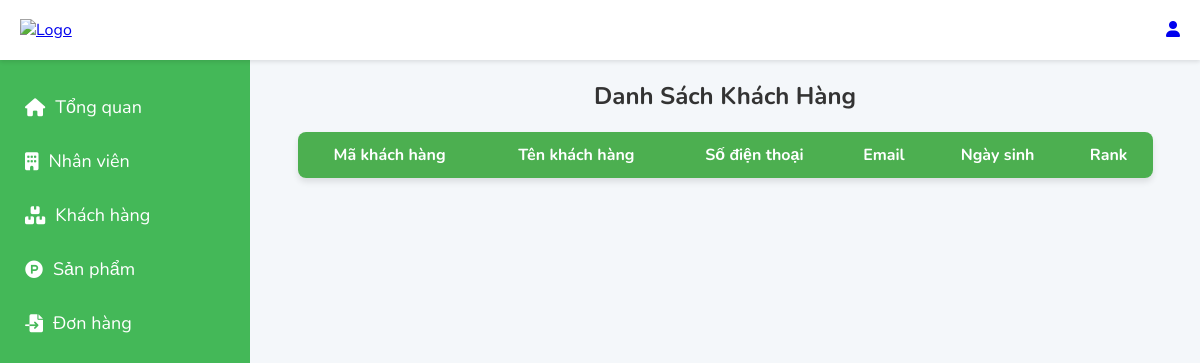
The page /admin/khachhang on the database as committed earlier.
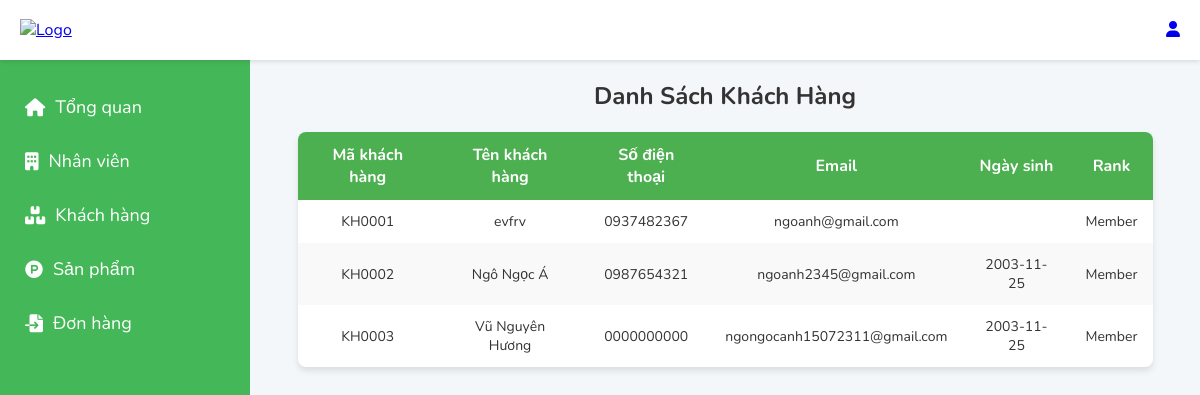
The same page on the database as committed later.
### tables this page shows
CREATE TABLE `khachhang` (
  `id` varchar(50) NOT NULL,
  `tenkhachhang` varchar(100) NOT NULL,
  `email` varchar(100) DEFAULT NULL,
  `sdt` varchar(15) NOT NULL,
  `password` varchar(200) NOT NULL,
  `ngaysinh` date DEFAULT NULL,
  `id_rank` int(3) NOT NULL,
  `verification_code` int(6) DEFAULT NULL
);

CREATE TABLE `rank` (
  `id_rank` int(3) NOT NULL,
  `name` varchar(50) NOT NULL,
  `Min_point` int(10) NOT NULL,
  `discount` varchar(10) NOT NULL
);

### core/controller.php (called while the page is built, shortened)
<?php
class controller {
    public function model($model) {
        return new $model();
    }
    public function view($view, $data=NULL) {
        require_once 'app/views/' . $view . '.php';
    }
}
?>

### app/Controllers/admincontroller.php (called while the page is built, shortened)
<?php
require_once 'core/Controller.php';
class adminController extends Controller
{
    private $adminModel;
    public function __construct()
    {
        $this->adminModel = $this->model('adminModel');
    }
    public function khachhang()
    {
        $listkh = $this->adminModel->getlistkh();
        $this->view('admin/listkh', ['listkh' => $listkh]);
    }
}

### core/routers.php (called while the page is built, shortened)
<?php
    class Router {
        protected $action = 'trangchu';
        private function parseUrl($uri) {
            return explode('/', filter_var(rtrim($uri, '/'), FILTER_SANITIZE_URL));
        }
        public function dispatch($uri) {
            $url = $this->parseUrl($uri);
            if(file_exists('app/Controllers/' . $url[2] . 'Controller.php')) {
                unset($url[2]);
            }
            $this->controller = new $this->controller;
            if(isset($url[3])) {
                if(method_exists($this->controller, $url[3])) {
                    $this->action = $url[3];
                    unset($url[3]);
                }
            }
            unset($url[0]);
            unset($url[1]);
            $this->params = $url ? array_values($url) : [];
           call_user_func_array([$this->controller, $this->action], $this->params);
        }
    }
?>

### index.php (called while the page is built, shortened)
<?php
    require_once 'core/routers.php';
    $router = new Router();
    $router->dispatch($_SERVER['REQUEST_URI']);
?>

### core/model.php (called while the page is built, shortened)
<?php
class Model {
    public function __construct() {
            $this->con = new mysqli('localhost','root','','dtb1');
    }
}

### app/models/adminModel.php (called while the page is built, shortened)
<?php
require_once './core/model.php';
class adminModel extends Model {
   protected $tblkhachhang="khachhang";
   protected $tblrank = "rank";
public function getlistkh(){
   $sql = "SELECT * FROM $this->tblkhachhang INNER JOIN $this->tblrank ON $this->tblkhachhang.id_rank = $this->tblrank.id_rank";
   $result = $this->con->query($sql);
   return $result;
}
}
?>

### app/views/admin/listkh.php (the view, shortened to what this page needs)
<!DOCTYPE html>
<html lang="en">
<head>
</head>
<body>
<div class="detail">
    <h2>Danh Sách Khách Hàng</h2>
    <table>
        <thead>
            <tr>
                <th>Mã khách hàng</th>
                <th>Tên khách hàng</th>
                <th>Số điện thoại</th>
                <th>Email</th>
                <th>Ngày sinh</th>
                <th>Rank</th>
            </tr>
        </thead>
        <tbody>
        <?php while ($row = mysqli_fetch_array($listkh)) { ?>
            <tr>
                <td><?= $row['id']; ?></td>
                <td><?= $row['tenkhachhang']; ?></td>
                <td><?= $row['sdt']; ?></td>
                <td><?= $row['email']; ?></td>
                <td><?= $row['ngaysinh']; ?></td>
                <td><?= $row['name']; ?></td>
            </tr>
        <?php } ?>
        </tbody>
    </table>
</div>
</body>
</html>

Rows that differ between the two databases and show on the page:
now on this page (row unchanged): khachhang: id "KH0001", tenkhachhang "evfrv", sdt "0937482367", email "ngoanh@gmail.com", id_rank.name "Member"
now on this page (row unchanged): khachhang: id "KH0002", tenkhachhang "Ngô Ngọc Á", sdt "0987654321", email "ngoanh2345@gmail.com", ngaysinh "2003-11-25", id_rank.name "Member"
added khachhang: id "KH0003", tenkhachhang "Vũ Nguyên Hương", sdt "0000000000", email "ngongocanh15072311@gmail.com", ngaysinh "2003-11-25", id_rank.name "Member"
